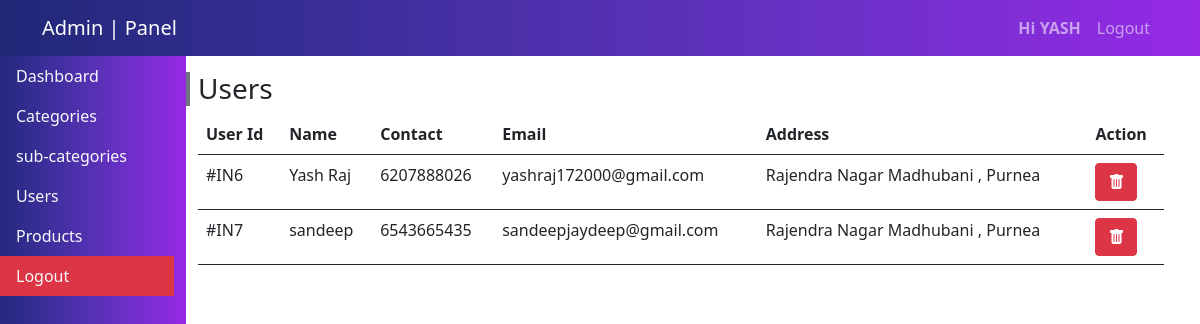
Page /admin/users.php (signed in) on the committed database.
### tables this page shows
CREATE TABLE `accounts` (
  `user_id` int(11) NOT NULL,
  `name` varchar(200) NOT NULL,
  `contact` varchar(200) NOT NULL,
  `email` varchar(200) NOT NULL,
  `address` varchar(200) NOT NULL,
  `password` varchar(300) NOT NULL
);

### admin/admin_config.php (called while the page is built, shortened)
<?php
$conn = mysqli_connect("localhost","root","","shopsy") or die("db fail");
function callingAlldata($table){
    $array=[];
    global $conn;
    $query = mysqli_query($conn,"select * from $table");
    while ($row = mysqli_fetch_array($query)) {
        $array[] = $row;
    }
    return $array;
}
function singleCalling($table){
    global $conn;
    $query = mysqli_query($conn,"select * from $table");
    $row = mysqli_fetch_array($query);
    return $row;
}
?>

### admin/users.php (the view, shortened to what this page needs)
<?php include "admin_config.php" ?>
<!DOCTYPE html>
<html lang="en">
<head>
    <link rel="stylesheet" href="https://cdn.jsdelivr.net/npm/bootstrap-icons@1.7.2/font/bootstrap-icons.css">
    <link href="https://cdn.jsdelivr.net/npm/bootstrap@5.1.3/dist/css/bootstrap.min.css" rel="stylesheet">
</head>
<body>
    <?php include "header.php" ?>
    <div class="container-fluid ps-0">
    <div class="row w-100 p-0">
        <div class="col-2" id="side" style="height:100vh;overflow-y:scroll">
            <?php include "side.php";?>
        </div>
        <div class="col-10">
                <div class="row mt-3">
                    <div class="col-6 p-0">
                        <h3 class="ps-2 border-4 border-start border-secondary">Users</h3>
                    </div>
                </div>
                <table class="table border-0">
                    <tr>
                        <th>User Id</th>
                        <th>Name</th>
                        <th>Contact</th>
                        <th>Email</th>
                        <th>Address</th>
                        <th>Action</th>
                    </tr>
                    <?php
                    $data = callingAlldata("accounts");
                    foreach ($data as $value) { ?>
                    <tr>
                        <td>#IN<?= $value['user_id']; ?></td>
                        <td><?= $value['name']; ?></td>
                        <td><?= $value['contact']; ?></td>
                        <td><?= $value['email']; ?></td>
                        <td><?= $value['address']; ?></td>
                        <td><a href="users.php?account_id=<?= $value['user_id'];?>" class="btn btn-danger "><i class="bi bi-trash-fill"></i></a></td>
                    </tr>
                    <?php } ?>
                </table>
            </div>
    </div>
</div>
</body>
</html>

### admin/header.php (shortened to what this page needs)
<?php  if (isset($_SESSION['user'])) {
  $log = $_SESSION['user'];
  $name = singleCalling("admin where username = '$log'");
}  ?>
<nav class="navbar navbar-expand-lg navbar-dark sticky-top" id="navbar_color">
  <div class="container">
    <a href="index.php" class="navbar-brand">Admin | Panel</a>
    <ul class="navbar-nav">
      <?php if (isset($_SESSION['user'])) { ?>
        <li class="nav-item"><a href="index.php" class="nav-link fw-bold">Hi <?= $name['id_name']; ?></a></li>
        <li class="nav-item"><a href="admin_logout.php" class="nav-link">Logout</a></li>
     <?php } else {?>
      <li class="nav-item"><a href="admin_login.php" class="nav-link">Login</a></li>
    <?php } ?>
    </ul>
  </div>
</nav>

### admin/users.php (style rules this page uses)
#side { background-image: linear-gradient(to right, rgba(32, 40, 119, 1), rgba(55, 46, 149, 1), rgba(83, 49, 177, 1), rgba(114, 48, 205, 1), rgba(150, 41, 230, 1)) !important }

### admin/header.php (style rules this page uses)
#navbar_color { background-image: linear-gradient(to right, rgba(32, 40, 119, 1), rgba(55, 46, 149, 1), rgba(83, 49, 177, 1), rgba(114, 48, 205, 1), rgba(150, 41, 230, 1)) !important }

### rows in the picture
accounts: user_id "6", name "Yash Raj", contact "6207888026", email "yashraj172000@gmail.com", address "Rajendra Nagar Madhubani , Purnea"
accounts: user_id "7", name "sandeep", contact "6543665435", email "sandeepjaydeep@gmail.com", address "Rajendra Nagar Madhubani , Purnea"

### other values in the picture
$name['id_name'] "YASH"
